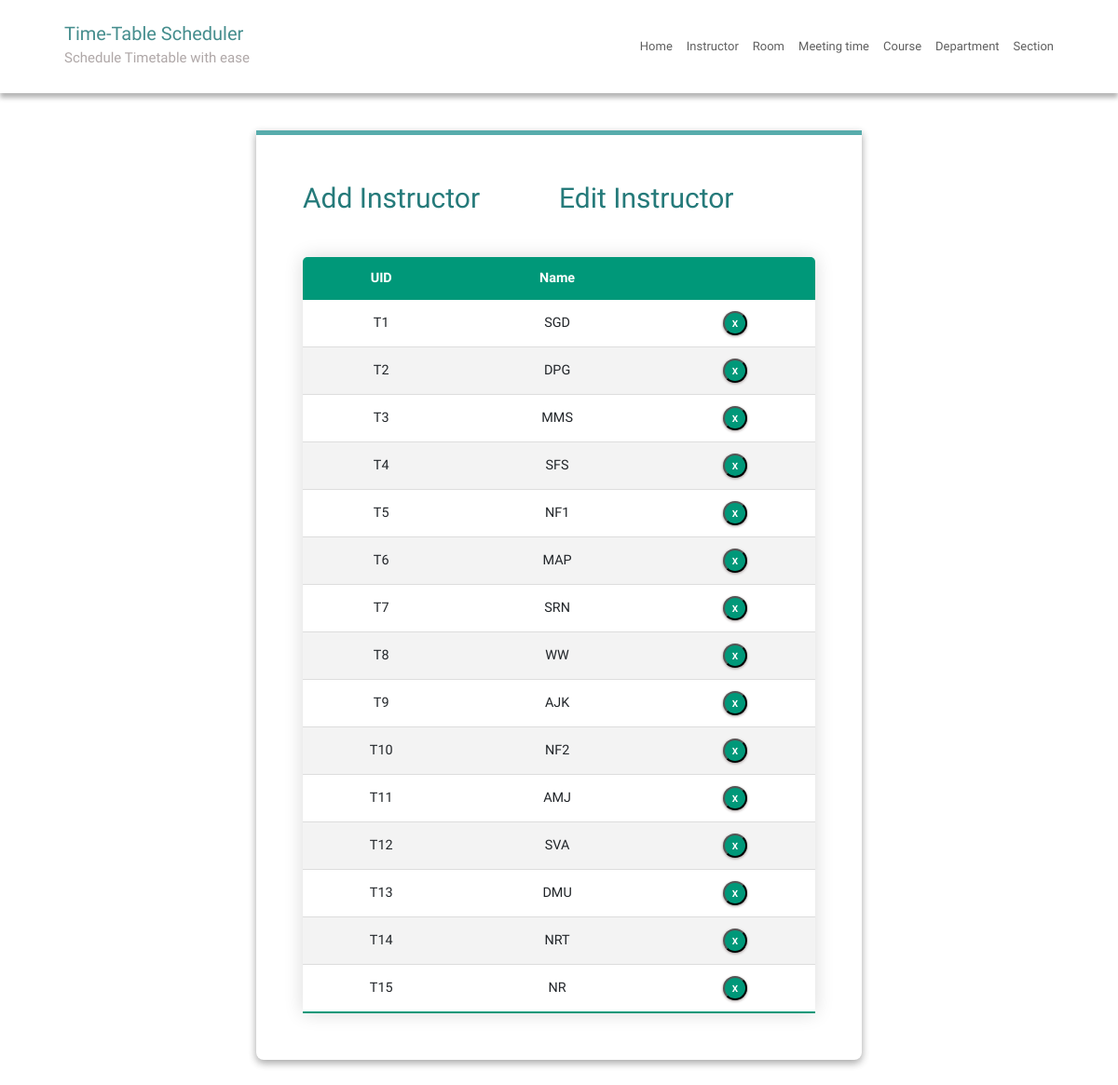
The page /instructorEdit/ on the database its author committed.
### SchedulerApp/models.py (models this page shows, shortened)
class Instructor(models.Model):
    uid = models.CharField(max_length=6)
    name = models.CharField(max_length=25)

### SchedulerApp/views.py (the view)
# urls.py: path('instructorEdit/', instructorEdit, name='instructorEdit'),
def instructorEdit(request):
    context = {'instructors': Instructor.objects.all()}
    return render(request, 'instructorEdit.html', context)

### SchedulerApp/templatetags/index.py (called while the page is built)
    def render(self, context):
        path = context['request'].path
        for p in self.patterns:
            pValue = template.Variable(p).resolve(context)
            if path == pValue:
                return 'active'
        return ''

### templates/instructorEdit.html (shortened to what this page needs)
{% extends 'base.html' %}
{% block content %}
{% load static %}
<fieldset class="fieldset">
  <div class="tablink">
    <a href="{% url 'instructorAdd'%}">
      <h1 onclick="openPage('new')" id="defaultOpen">Add Instructor</h1>
    </a>
    <h1 onclick="openPage('edit')" id="link_to_edit">Edit Instructor</h1>
  </div>
  <div class="tabcontent" id="edit">
    <table class="editTable">
      <thead>
        <tr class="table-headers">
          <th>UID</th>
          <th>Name</th>
          <th class="empty"></th>
        </tr>
      </thead>
      <tbody>
        {% for inst in instructors %}
        <tr>
          <td>{{inst.uid}}</td>
          <td>{{inst.name}}</td>
          <td class="empty">
            <form action="{% url 'deleteinstructor' inst.id %}" method="post">
              <input type="submit" value="X" class="cross">
            </form>
          </td>
        </tr>
        {% endfor %}
      </tbody>
    </table>
  </div>
</fieldset>
{% endblock %}

### templates/base.html (shortened to what this page needs)
{% load static %}
{% load index %}
{% url 'home' as home%}
{% url 'instructorAdd' as instructorAdd %}
{% url 'roomAdd' as roomAdd %}
{% url 'meetingTimeAdd' as meetingTimeAdd %}
{% url 'courseAdd' as courseAdd %}
{% url 'departmentAdd' as departmentAdd %}
{% url 'sectionAdd' as sectionAdd %}
<!DOCTYPE html>
<html lang="en">
<head>
  <link rel="stylesheet" href="https://stackpath.bootstrapcdn.com/bootstrap/4.3.1/css/bootstrap.min.css"
>
  <link rel="stylesheet" href="https://cdnjs.cloudflare.com/ajax/libs/font-awesome/4.7.0/css/font-awesome.min.css">
  <link rel="stylesheet" type="text/css" href="{% static 'CSS/style.css' %}">
</head>
<body>
  <div class="main">
    <nav class="navbar">
      <div class="navbar-container">
        <div class="logo">
          <h2><a href="{{ home }}">Time-Table Scheduler</a></h2>
          <h4>Schedule Timetable with ease</h4>
        </div>
        <ul class="menu-items">
          <li class="{% active request home %}"><a href="{{ home }}">Home</a></li>
          <li class="{% active request instructorAdd %}"><a href="{{ instructorAdd }}">Instructor</a></li>
          <li class="{% active request roomAdd %}"><a href="{{ roomAdd }}">Room</a></li>
          <li class="{% active request meetingTimeAdd %}"><a href="{{ meetingTimeAdd }}">Meeting time</a></li>
          <li class="{% active request courseAdd %}"><a href="{{ courseAdd }}">Course</a></li>
          <li class="{% active request departmentAdd %}"><a href="{{ departmentAdd }}">Department</a></li>
          <li class="{% active request sectionAdd %}"><a href="{{ sectionAdd }}">Section</a></li>
        </ul>
      </div>
    </nav>
    <div class="container-fluid">
      <div class="row">
        <div class="col-md-12 col-xxl-12 col-xl-12 col-sm-12 ml-auto col-lg-12 formpart">
          {% block content %}
          {% endblock %}
        </div>
      </div>
    </div>
  </div>
</body>
</html>

### static/CSS/style.css (style rules this page uses)
:root { --green1: #57ACAC; --green2: #38c0b3; --green3: #257a7a; --green4: #0FCD9D; --green5: #01d7a7; --green6: #00BE8E; --green7: #009879; --white: #fff; --grey: #aaa; --dark-grey: #444; --light-grey: #a29999; --lighter-grey: #dddddd; --lightest-grey: #f3f3f3; --box-shadow: #9e9292; }
html { font-size: 100%; box-sizing: border-box; scroll-behavior: smooth; }
html, body { margin: 0; padding: 0; width: 100vw; min-height: 100%; text-rendering: optimizeLegibility; font-family: "Quicksand", sans-serif; font-size: 62.5%; }
body { position: relative; }
a { text-decoration: none; }
.logo h2 { color: var(--green3); }
.logo h2 a { text-decoration: none; color: inherit; }
.logo h4 { color: var(--light-grey); }
.navbar { box-shadow: 0px 5px 5px 0px var(--grey); position: relative; width: 100%; background: var(--white); color: #000; opacity: 0.85; height: 10rem; z-index: 12; }
.navbar-container { max-width:1200px; width: 90%; margin: auto; display: flex; justify-content: space-between; height: auto; align-items: center; }
.menu-items { order: 2; display: flex; margin-bottom: 0px; }
.menu-items li { list-style: none; margin-left: 1.5rem; font-size: 1.2rem; position: relative; }
.menu-items a { text-decoration: none; color: var(--dark-grey); position: relative; font-size: 1.3rem; font-weight: 500; transition: color 0.3s ease-in-out; }
.logo { order: 1; font-size: 3rem; }
.container-fluid { position: relative; top: 4rem; padding-bottom: 4rem; }
.menu-items li::before { content: ''; position: absolute; left: 0; bottom: -3px; width: 100%; height: 3px; background: #ff3f3f; transform-origin: center; transform: scaleX(0); }
fieldset { padding: 50px; border-radius: 0 0 8px 8px; background: transparent; box-shadow: rgba(0, 0, 0, 0.145) 0px 4px 8px, rgba(0, 0, 0, 0.24) 0px 3px 8px; border-top: 5px solid var(--green1); }
.fieldset { min-width: 65rem; font-size: 1.6rem; }
.formpart { display: flex; justify-content: center; height: auto; width: 100%; }
.tablink { display: grid; grid-template-columns: 1fr 1fr; }
.tablink h1 { color: var(--green3); padding-bottom: 2rem; cursor: pointer; font-size: 3rem; }
.tabcontent { display: grid; gap: 3rem; }
.editTable, .timetable { border-collapse: collapse; margin-top: 2rem; font-size: 0.9em; min-width: 40rem; border-radius: 5px 5px 0 0; overflow: hidden; box-shadow: 0 0 20px rgba(0, 0, 0, 0.15); text-align: center; }
.editTable thead tr, .timetable thead tr { background-color: var(--green7); color: var(--white); font-weight: bold; }
.editTable th, .editTable td, .timetable th, .timetable td { padding: 1.2rem 1.5rem; }
.editTable tbody tr, .timetable tbody tr { border-bottom: 1px solid var(--lighter-grey); }
.editTable tbody tr:nth-of-type(even), .timetable tbody tr:nth-of-type(even) { background-color: var(--lightest-grey); }
.editTable tbody tr:last-of-type, .timetable tbody tr:last-of-type { border-bottom: 2px solid var(--green7); }
.empty form { display: flex; justify-content: center; }
.cross { border-radius: 50%; font-size: 1rem; font-weight: bold; box-shadow: 0px 1px 3px 0px var(--box-shadow); padding: 4px; color: var(--white); background-color: var(--green7); cursor: pointer; width: 2.6rem; height: 2.6rem; }

### rows shown on the page
Instructor: uid "T1", name "SGD"
Instructor: uid "T2", name "DPG"
Instructor: uid "T3", name "MMS"
Instructor: uid "T4", name "SFS"
Instructor: uid "T5", name "NF1"
Instructor: uid "T6", name "MAP"
Instructor: uid "T7", name "SRN"
Instructor: uid "T8", name "WW"
Instructor: uid "T9", name "AJK"
Instructor: uid "T10", name "NF2"
Instructor: uid "T11", name "AMJ"
Instructor: uid "T12", name "SVA"
Instructor: uid "T13", name "DMU"
Instructor: uid "T14", name "NRT"
Instructor: uid "T15", name "NR"
